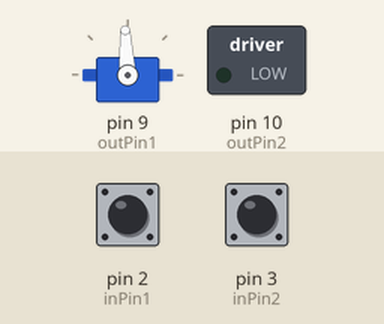
Simulated run of this sketch. Board: Arduino Uno, built with avr-gcc and run on an emulated ATmega328P. Parts: servo, switched loads named in the sketch (green lamp = pin HIGH). Inputs (shaded band) come from the test bench; at power-on: pin 2 (inPin1) HIGH, pin 3 (inPin2) HIGH. What the sketch prints to the serial monitor is not drawn.

Above: at 1.2 s.
1.3 s: pin 2 (inPin1) pulsed LOW 5 times (0.12 s each, 0.3 s apart)
At 3.6 s:
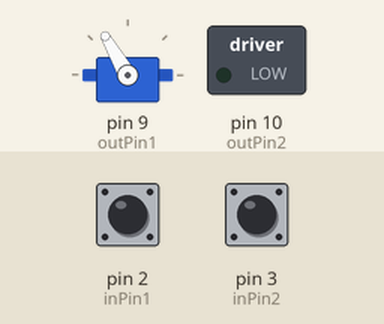
4.3 s: pin 2 (inPin1) pulsed LOW 5 times (0.12 s each, 0.3 s apart)
At 5.7 s:
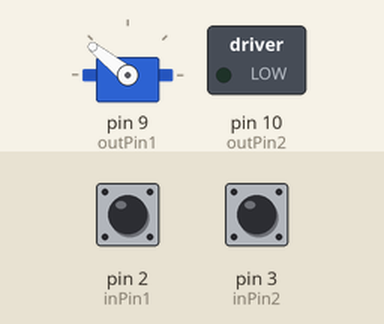
Timing chart, 0 to 7.3 s (numbered marks = the images above; inputs shaded):
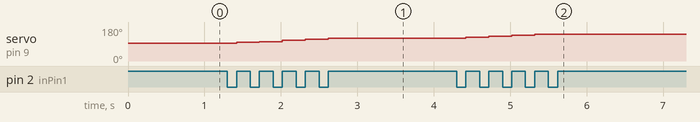

The sketch:

ServoMotor.ino
```cpp
#include <Servo.h>

int inPin1 = 2;
int inPin2 = 3;

int outPin1 = 9;
int outPin2 = 10;

int degree = 90;

Servo servo;

void setup() {
  pinMode(inPin1, INPUT);
  pinMode(inPin2, INPUT);

  pinMode(outPin1,  OUTPUT);
  pinMode(outPin2, OUTPUT);

  servo.attach(outPin1);

  Serial.begin(9600);
}
void loop() {

  int rButton = digitalRead(inPin1); //increase degree
  int lButton= digitalRead(inPin2); //decrease degree


  if (rButton == LOW) {
    if (degree <= 170)
      degree = degree + 10;
    while (digitalRead(inPin1) == LOW);
  }
  else if (lButton == LOW) {
    if (degree >= 10)
      degree = degree - 10;
    while (digitalRead(inPin2) == LOW);
  }
  servo.write(map(degree, 0, 180, 1000, 2000));
  Serial.println(degree);
}
```

Measured:
- after the input at 1.3 s, servo on pin 9 (outPin1): moves from 93° to 120° over 1.2 s, starting after 0.12 s
- after the input at 4.3 s, servo on pin 9 (outPin1): 120° → 125° after 0.12 s, → 130° 0.30 s later, → 136° 0.30 s later, → 141° 0.30 s later
